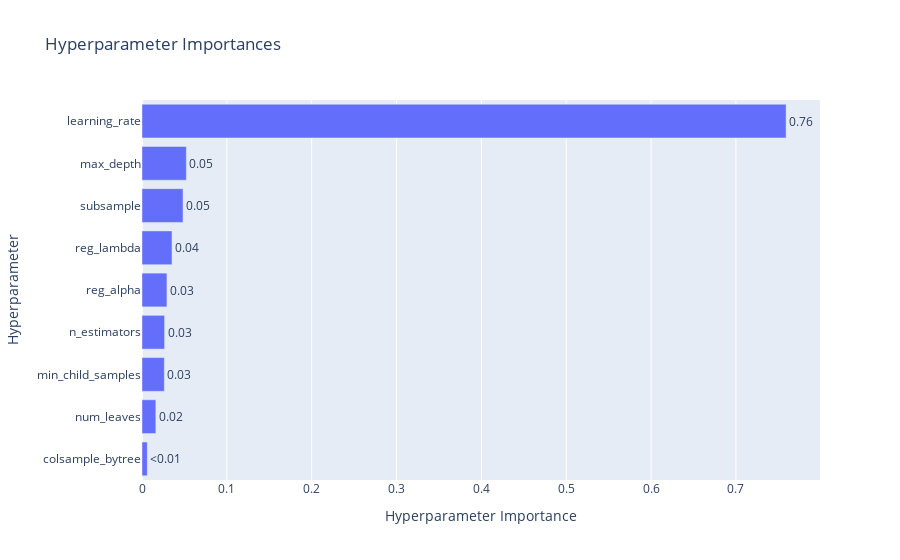

Here is the notebook cell this chart was saved with:
### Code cell
optuna.visualization.plot_param_importances(study)

### Figure 1 — Plotly figure (JSON) as saved in the notebook; plotly's stock layout.template omitted (floating-point values rounded to 4 significant figures)
{"data": [{"cliponaxis": false, "hovertemplate": ["colsample_bytree (FloatDistribution): 0.006229876220505104<extra></extra>", "num_leaves (IntDistribution): 0.016309753585482707<extra></extra>", "min_child_samples (IntDistribution): 0.02631188104409556<extra></extra>", "n_estimators (IntDistribution): 0.026609747426955592<extra></extra>", "reg_alpha (FloatDistribution): 0.029400626608375446<extra></extra>", "reg_lambda (FloatDistribution): 0.03538363108867132<extra></extra>", "subsample (FloatDistribution): 0.048370784023299994<extra></extra>", "max_depth (IntDistribution): 0.0522676788876766<extra></extra>", "learning_rate (FloatDistribution): 0.7591160211149377<extra></extra>"], "name": "Objective Value", "orientation": "h", "text": ["<0.01", "0.02", "0.03", "0.03", "0.03", "0.04", "0.05", "0.05", "0.76"], "textposition": "outside", "type": "bar", "x": [0.00623, 0.01631, 0.02631, 0.02661, 0.0294, 0.03538, 0.04837, 0.05227, 0.7591], "y": ["colsample_bytree", "num_leaves", "min_child_samples", "n_estimators", "reg_alpha", "reg_lambda", "subsample", "max_depth", "learning_rate"]}], "layout": {"title": {"text": "Hyperparameter Importances"}, "xaxis": {"title": {"text": "Hyperparameter Importance"}}, "yaxis": {"title": {"text": "Hyperparameter"}}}}
